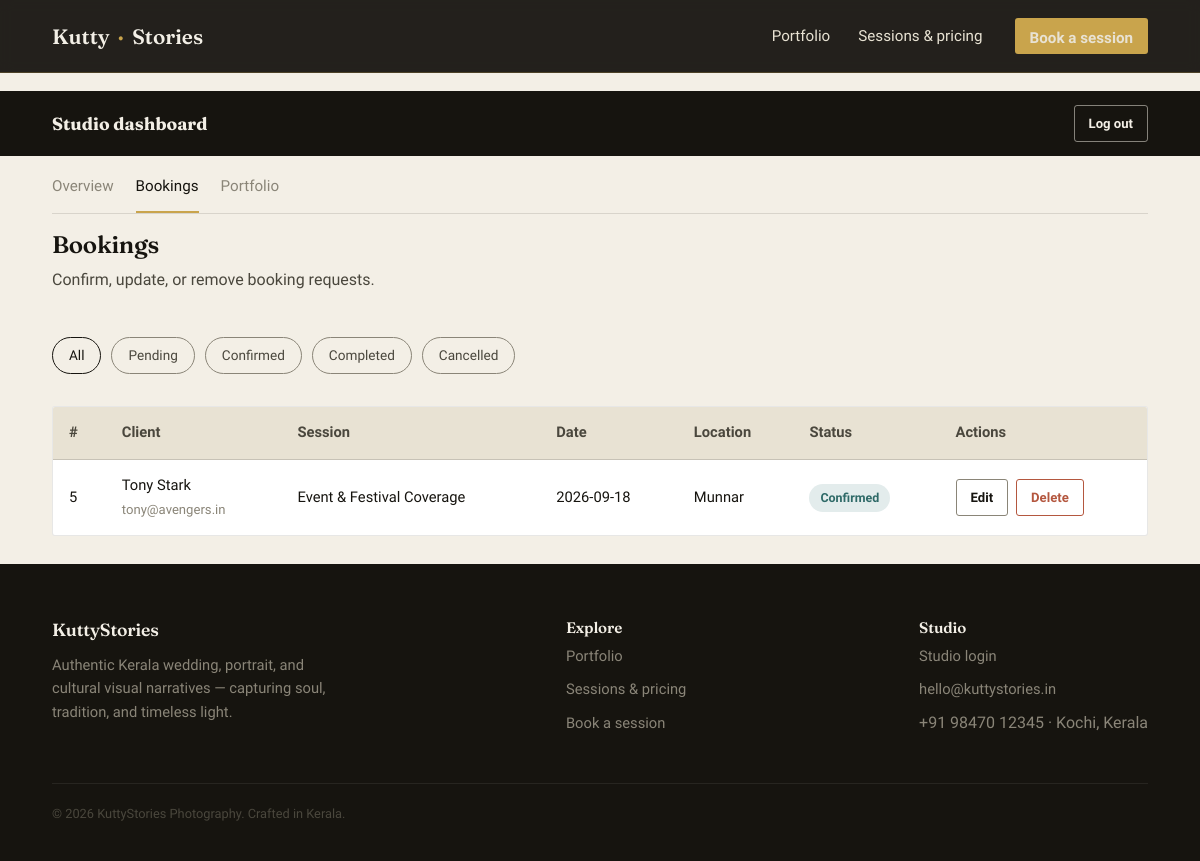
Screenshot of /admin/bookings (signed in) with the database file from the repository.
### tables this page shows
CREATE TABLE bookings (
    id            INTEGER PRIMARY KEY AUTOINCREMENT,
    client_name   TEXT NOT NULL,
    email         TEXT NOT NULL,
    phone         TEXT NOT NULL,
    service_id    INTEGER NOT NULL,
    shoot_date    DATE NOT NULL,
    location      TEXT NOT NULL,
    message       TEXT,
    status        TEXT NOT NULL DEFAULT 'Pending',
    created_at    TIMESTAMP DEFAULT CURRENT_TIMESTAMP,
    FOREIGN KEY (service_id) REFERENCES services (id) ON DELETE RESTRICT
);

CREATE TABLE services (
    id          INTEGER PRIMARY KEY AUTOINCREMENT,
    name        TEXT NOT NULL,
    description TEXT NOT NULL,
    duration    TEXT NOT NULL,
    price       REAL NOT NULL
, image_file TEXT);

### app.py (the view)
@app.route("/admin/bookings")
@admin_required
def admin_bookings():
    status = request.args.get("status", "All")
    bookings = db.list_bookings(status)
    return render_template("admin_bookings.html", bookings=bookings, active_status=status)

### app.py (called while the page is built)
def admin_required(view):
    @wraps(view)
    def wrapped(*args, **kwargs):
        if not session.get("is_admin"):
            flash("Please log in to access the studio dashboard.", "error")
            return redirect(url_for("admin_login", next=request.path))
        return view(*args, **kwargs)
    return wrapped

@app.context_processor
def inject_globals():
    return {"current_year": date.today().year}

### database.py (called while the page is built)
def get_connection():
    conn = sqlite3.connect(
        DB_PATH,
        detect_types=sqlite3.PARSE_DECLTYPES | sqlite3.PARSE_COLNAMES,
    )
    conn.row_factory = sqlite3.Row
    conn.execute("PRAGMA foreign_keys = ON")
    return conn

def list_bookings(status=None):
    conn = get_connection()
    cur = conn.cursor()
    try:
        query = """
            SELECT bookings.*, services.name AS service_name, services.price AS service_price
            FROM bookings
            JOIN services ON services.id = bookings.service_id
        """
        params = ()
        if status and status != "All":
            query += " WHERE bookings.status = ?"
            params = (status,)
        query += " ORDER BY bookings.created_at DESC"
        cur.execute(query, params)
        return [dict(row) for row in cur.fetchall()]
    finally:
        cur.close()
        conn.close()

### templates/admin_bookings.html (shortened to what this page needs)
{% extends "admin_base.html" %}
{% block admin_content %}
<div class="section-head">
  <div>
    <h2 style="font-size:1.5rem;">Bookings</h2>
    <p>Confirm, update, or remove booking requests.</p>
  </div>
</div>
<div class="category-filter">
  {% for s in ['All', 'Pending', 'Confirmed', 'Completed', 'Cancelled'] %}
  <a class="chip {{ 'active' if s == active_status }}" href="{{ url_for('admin_bookings', status=s) }}">{{ s }}</a>
  {% endfor %}
</div>
{% if bookings %}
<div class="table-wrap">
  <table>
    <thead>
      <tr><th>#</th><th>Client</th><th>Session</th><th>Date</th><th>Location</th><th>Status</th><th>Actions</th></tr>
    </thead>
    <tbody>
      {% for b in bookings %}
      <tr>
        <td>{{ b.id }}</td>
        <td>{{ b.client_name }}<br><span style="color:var(--stone); font-size:0.82rem;">{{ b.email }}</span></td>
        <td>{{ b.service_name }}</td>
        <td>{{ b.shoot_date }}</td>
        <td>{{ b.location }}</td>
        <td><span class="status-pill status-{{ b.status }}">{{ b.status }}</span></td>
        <td>
          <div class="row-actions">
            <a href="{{ url_for('admin_edit_booking', booking_id=b.id) }}" class="btn btn-ghost btn-sm">Edit</a>
            <button type="button"
                    class="btn btn-danger btn-sm js-open-delete-modal"
                    data-id="{{ b.id }}"
                    data-client="{{ b.client_name }}"
                    data-service="{{ b.service_name }}"
                    data-date="{{ b.shoot_date }}"
                    data-url="{{ url_for('admin_delete_booking', booking_id=b.id) }}">
              Delete
            </button>
          </div>
        </td>
      </tr>
      {% endfor %}
    </tbody>
  </table>
</div>
{% else %}
<div class="empty-state">No bookings match this filter.</div>
{% endif %}
{% endblock %}

### static/css/style.css (style rules this page uses)
:root { --ink: #16140f; --ink-soft: #221f18; --paper: #f3efe6; --paper-dim: #e8e2d3; --brass: #c9a44c; --brass-soft: #e3c887; --moss: #5e7a63; --rust: #b4573f; --stone: #8a8578; --stone-dark: #4a473d; --radius: 3px; --shadow: 0 18px 40px -20px rgba(10, 9, 6, 0.45); }
* { box-sizing: border-box; }
html { scroll-behavior: smooth; }
body { margin: 0; background: var(--paper); color: var(--ink); font-family: 'Work Sans', -apple-system, BlinkMacSystemFont, sans-serif; font-size: 16px; line-height: 1.6; }
h1, h2, h3, h4, .display { font-family: 'Fraunces', Georgia, serif; font-weight: 600; line-height: 1.08; margin: 0 0 0.4em; letter-spacing: -0.01em; color: var(--ink); }
p { max-width: 62ch; }
a { color: inherit; }
.btn { display: inline-block; font-family: 'Work Sans', sans-serif; font-weight: 600; font-size: 0.95rem; padding: 12px 24px; border-radius: var(--radius); text-decoration: none; border: 1px solid transparent; cursor: pointer; transition: transform 0.12s ease, background 0.15s ease, color 0.15s ease, border-color .15s ease; }
.btn-ghost { background: transparent; color: var(--ink); border-color: var(--stone); }
.btn-danger { background: transparent; color: var(--rust); border-color: var(--rust); }
.btn-sm { padding: 7px 14px; font-size: 0.82rem; }
.section-head { display: flex; justify-content: space-between; align-items: flex-end; gap: 24px; margin-bottom: 44px; flex-wrap: wrap; }
.section-head h2 { font-size: clamp(1.9rem, 3vw, 2.6rem); }
.section-head p { color: var(--stone-dark); margin: 0; }
.category-filter { display: flex; gap: 10px; flex-wrap: wrap; margin-bottom: 32px; }
.chip { padding: 7px 16px; border: 1px solid var(--stone); border-radius: 999px; font-size: 0.85rem; text-decoration: none; color: var(--stone-dark); }
.chip.active, .chip:hover { border-color: var(--ink); color: var(--ink); background: var(--paper); }
.table-wrap { overflow-x: auto; background: #fff; border: 1px solid rgba(22,20,15,0.1); border-radius: var(--radius); }
table { width: 100%; border-collapse: collapse; font-size: 0.92rem; }
th, td { text-align: left; padding: 14px 16px; border-bottom: 1px solid rgba(22,20,15,0.08); white-space: nowrap; }
th { font-family: 'Work Sans', sans-serif; font-weight: 600; color: var(--stone-dark); background: var(--paper-dim); }
tr:last-child td { border-bottom: none; }
.status-pill { display: inline-block; padding: 4px 11px; border-radius: 999px; font-size: 0.78rem; font-weight: 600; }
.status-Confirmed { background: #e3ecec; color: #2f6a68; }
.row-actions { display: flex; gap: 8px; flex-wrap: wrap; }

### rows the page displays
bookings: id "5", client_name "Tony Stark", email "tony@avengers.in", service_name "Event & Festival Coverage", shoot_date "2026-09-18", location "Munnar", status "Confirmed"

### other values shown
{{ s }} "All" "Pending" "Confirmed" "Completed" "Cancelled"
